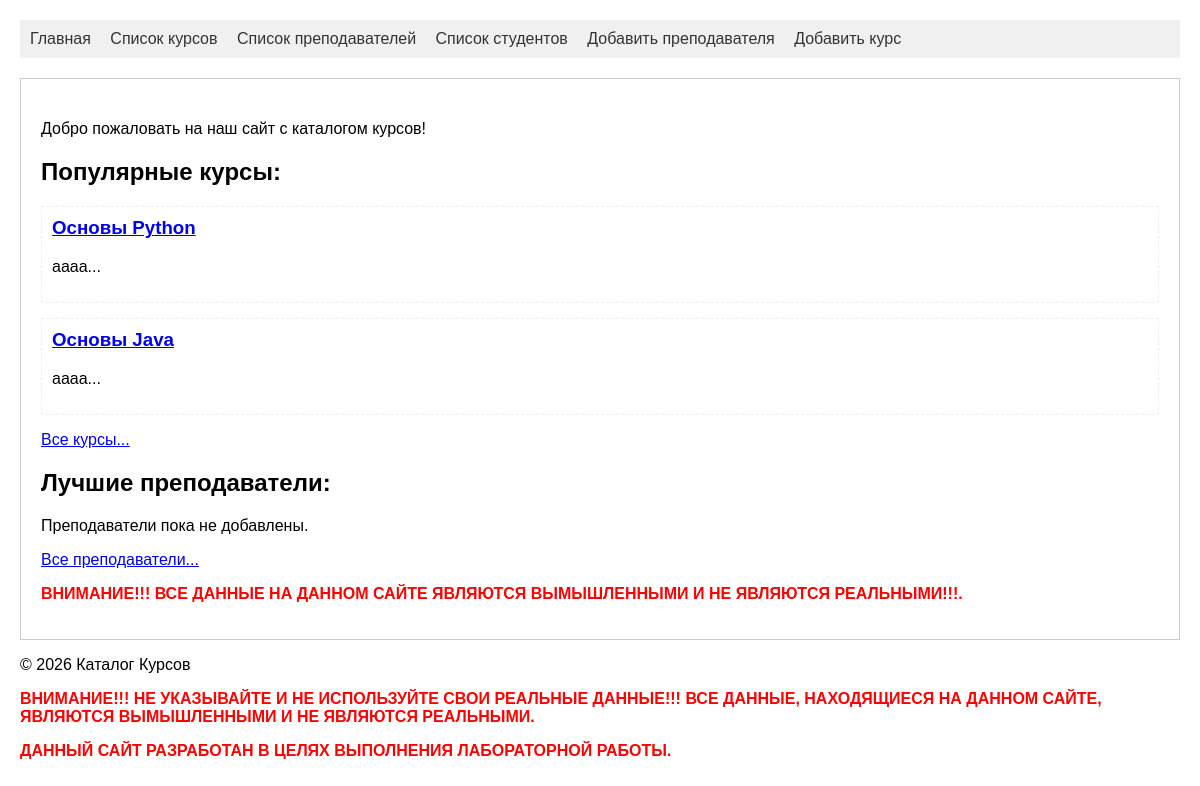
The page / on the database its author committed.
### schedule/models.py (models this page shows)
class Course(models.Model):
    teacher = models.ForeignKey(
        Teacher,
        on_delete=models.SET_NULL,
        null=True,
        related_name='course'
    )
    title = models.CharField(max_length=100, null=False, validators=[validate_no_numbers, validate_start_with_letter], verbose_name="Наименование курса")
    min_description = models.CharField(max_length=30, verbose_name="Краткое описание курса")
    description = models.TextField(null=False, validators=[validate_min_words], verbose_name="Подробное описание курса")
    start_date = models.DateField(default=timezone.now, verbose_name="Дата начала курса")
    end_date = models.DateField(default=timezone.now, verbose_name="Дата окончания курса")

### schedule/views.py (the view)
# urls.py: path('', views.index, name='index'),
def index(request):
    courses = Course.objects.all()
    teachers = Teacher.objects.all()
    return render(request, 'index.html', {'courses': courses[:2], "teachers": teachers[:2]})

### schedule/templates/index.html (shortened to what this page needs)
{% extends 'base.html' %}
{% block content %}
<p>Добро пожаловать на наш сайт с каталогом курсов!</p>
    <h2>Популярные курсы:</h2>
    {% if courses %}
        {% for course in courses %}
        <div class="course-item">
            <h3><a href="{% url 'course_detail' course.id %}">{{ course.title }}</a></h3>
            <p>{{ course.min_description|slice:":100" }}...</p>
        </div>
        {% endfor %}
    {% else %}
        <p>Курсы пока не добавлены.</p>
    {% endif %}
    <p><a href="{% url 'courses' %}">Все курсы...</a></p>
    <h2>Лучшие преподаватели:</h2>
    {% if teachers %}
        {% for teacher in teachers %}
        <div class="author-item">
            <h3><a href="{% url 'teacher_detail' teacher.id %}">{{ teacher.first_name }} {{ teacher.last_name }}</a></h3>
        </div>
        {% endfor %}
    {% else %}
        <p>Преподаватели пока не добавлены.</p>
    {% endif %}
     <p><a href="{% url 'teachers' %}">Все преподаватели...</a></p>
<p class="error-message">ВНИМАНИЕ!!! ВСЕ ДАННЫЕ НА ДАННОМ САЙТЕ ЯВЛЯЮТСЯ ВЫМЫШЛЕННЫМИ И НЕ ЯВЛЯЮТСЯ РЕАЛЬНЫМИ!!!.</p>
{% endblock %}

### schedule/templates/base.html (style rules this page uses)
body { font-family: sans-serif; margin: 20px; }
.course-item, .author-item, .student-item { margin-bottom: 15px; padding: 10px; border: 1px dashed #eee; }
.course-item h3, .author-item h3, .student-item h3 { margin-top: 0; }
.error-message { color: red; font-weight: bold; }

### rows shown on the page
Course: title "Основы Python", min_description "aaaa"
Course: title "Основы Java", min_description "aaaa"
